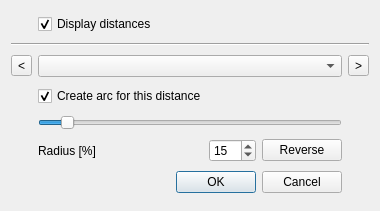
<?xml version="1.0" encoding="UTF-8"?>
<ui version="4.0">
 <class>placeDimension</class>
 <widget class="QDialog" name="placeDimension">
  <property name="geometry">
   <rect>
    <x>0</x>
    <y>0</y>
    <width>380</width>
    <height>211</height>
   </rect>
  </property>
  <property name="windowTitle">
   <string>IntersectIt :: place dimension</string>
  </property>
  <layout class="QGridLayout" name="gridLayout">
   <item row="2" column="1" colspan="4">
    <widget class="QComboBox" name="dimensionCombo"/>
   </item>
   <item row="7" column="1" colspan="4">
    <widget class="QDialogButtonBox" name="buttonBox">
     <property name="orientation">
      <enum>Qt::Horizontal</enum>
     </property>
     <property name="standardButtons">
      <set>QDialogButtonBox::Cancel|QDialogButtonBox::Ok</set>
     </property>
    </widget>
   </item>
   <item row="2" column="0">
    <widget class="QToolButton" name="prevButton">
     <property name="text">
      <string>&lt;</string>
     </property>
    </widget>
   </item>
   <item row="2" column="5">
    <widget class="QToolButton" name="nextButton">
     <property name="text">
      <string>&gt;</string>
     </property>
    </widget>
   </item>
   <item row="5" column="1" colspan="2">
    <widget class="QLabel" name="label">
     <property name="text">
      <string>Radius [%]</string>
     </property>
    </widget>
   </item>
   <item row="3" column="1" colspan="4">
    <widget class="QCheckBox" name="createBox">
     <property name="text">
      <string>Create arc for this distance</string>
     </property>
     <property name="checked">
      <bool>true</bool>
     </property>
    </widget>
   </item>
   <item row="4" column="1" colspan="4">
    <widget class="QSlider" name="radiusSlider">
     <property name="maximum">
      <number>200</number>
     </property>
     <property name="pageStep">
      <number>10</number>
     </property>
     <property name="value">
      <number>15</number>
     </property>
     <property name="sliderPosition">
      <number>15</number>
     </property>
     <property name="orientation">
      <enum>Qt::Horizontal</enum>
     </property>
     <property name="invertedAppearance">
      <bool>false</bool>
     </property>
     <property name="invertedControls">
      <bool>false</bool>
     </property>
     <property name="tickInterval">
      <number>0</number>
     </property>
    </widget>
   </item>
   <item row="5" column="3">
    <widget class="QSpinBox" name="radiusSpin">
     <property name="maximum">
      <number>200</number>
     </property>
     <property name="value">
      <number>15</number>
     </property>
    </widget>
   </item>
   <item row="5" column="4">
    <widget class="QPushButton" name="reverseButton">
     <property name="text">
      <string>Reverse</string>
     </property>
    </widget>
   </item>
   <item row="1" column="0" colspan="6">
    <widget class="Line" name="line">
     <property name="orientation">
      <enum>Qt::Horizontal</enum>
     </property>
    </widget>
   </item>
   <item row="0" column="1">
    <widget class="QCheckBox" name="displayLayersBox">
     <property name="text">
      <string>Display distances</string>
     </property>
     <property name="checked">
      <bool>true</bool>
     </property>
     <property name="tristate">
      <bool>false</bool>
     </property>
    </widget>
   </item>
  </layout>
 </widget>
 <tabstops>
  <tabstop>buttonBox</tabstop>
  <tabstop>dimensionCombo</tabstop>
  <tabstop>nextButton</tabstop>
  <tabstop>createBox</tabstop>
  <tabstop>radiusSlider</tabstop>
  <tabstop>radiusSpin</tabstop>
  <tabstop>reverseButton</tabstop>
  <tabstop>prevButton</tabstop>
 </tabstops>
 <resources/>
 <connections>
  <connection>
   <sender>buttonBox</sender>
   <signal>accepted()</signal>
   <receiver>placeDimension</receiver>
   <slot>accept()</slot>
   <hints>
    <hint type="sourcelabel">
     <x>342</x>
     <y>164</y>
    </hint>
    <hint type="destinationlabel">
     <x>157</x>
     <y>213</y>
    </hint>
   </hints>
  </connection>
  <connection>
   <sender>buttonBox</sender>
   <signal>rejected()</signal>
   <receiver>placeDimension</receiver>
   <slot>reject()</slot>
   <hints>
    <hint type="sourcelabel">
     <x>342</x>
     <y>164</y>
    </hint>
    <hint type="destinationlabel">
     <x>286</x>
     <y>213</y>
    </hint>
   </hints>
  </connection>
 </connections>
</ui>
